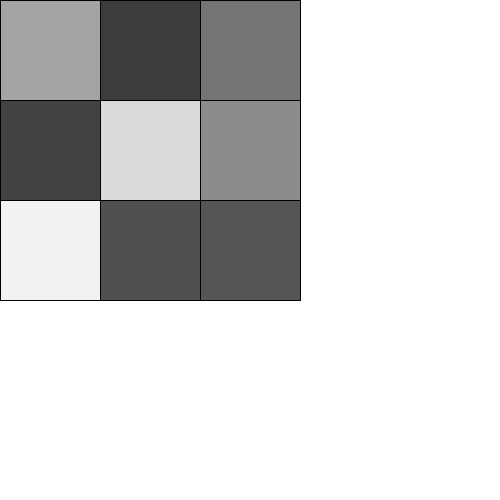
Frame 1 (no input)
Frame 60 (the mouse pressed at the canvas centre just before this capture): identical to frame 1, image omitted
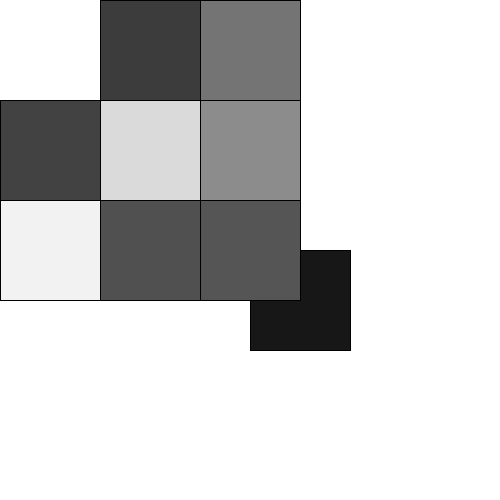
Frame 120 (the mouse held since frame 60 and released just before this capture)

The Processing sketch that drew these frames (run headless with seeded random() and noise(); from frame 60 on, the mouse is pressed at the canvas centre):

// Processing sketch: GenerateArray
// ── GenerateArray.pde
// float [] x + float [] y = PVector [][] pos = new PVector [3][3]
//PVector[][] pos = new PVector[3][3];
//Color [][] c = new Color[3][3];

Block[][] blocks = new Block[3][3];
int rows, cols;
//int cellSize = 100;

void setup() {
  size(500, 500);
  rows = 3;
  cols = 3;
  //1. loop through all positions
  // fill (c[i][j]) and do rect (pos[i][j].x,pos[i][j].y, cellsize, cellsize])
  //2.give starting values

  for (int i = 0; i < rows; i ++) {
    for (int j = 0; j < cols; j++) {
      // The Block constructor nees "rows and cols", when looping the values,
      // i and j became our rows and cols
      blocks[i][j] = new Block (i * 100, j * 100);
    }
  }
}

void draw() {
  background(255);
  for (int i = 0; i < rows; i ++) {
    for (int j = 0; j < cols; j++) {
      blocks[i][j].display();
    }
  }
}

void mousePressed() {
  //By coping setup blocks code, the color of blocks will change each time when mouse is pressed
  blocks [0][0] = new Block(mouseX,mouseY);
}

// ── Block.pde
class Block{
  PVector pos;
  float c;
 
  Block(float x, float y){

    pos = new PVector (x,y);
    c = random(255);
  }
  
  void display(){
    stroke(0);
    fill(c);
    rect( pos.x , pos.y, 100,100);
  }
}
